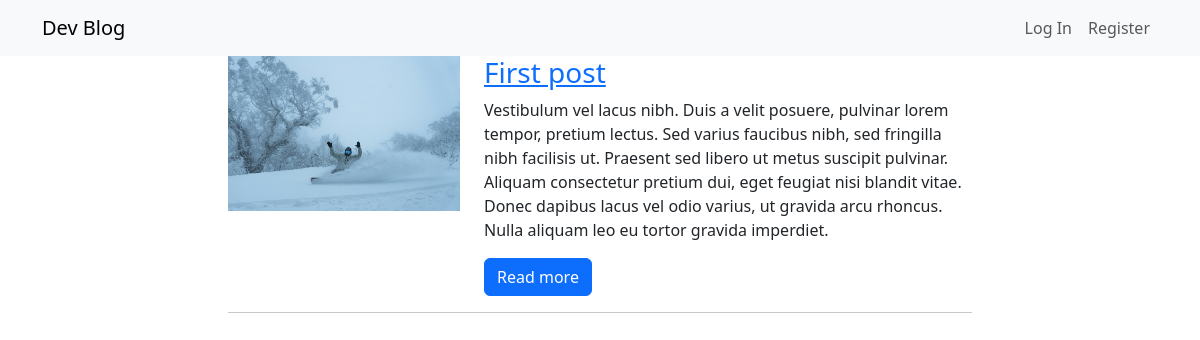
Before: / with the older database file.
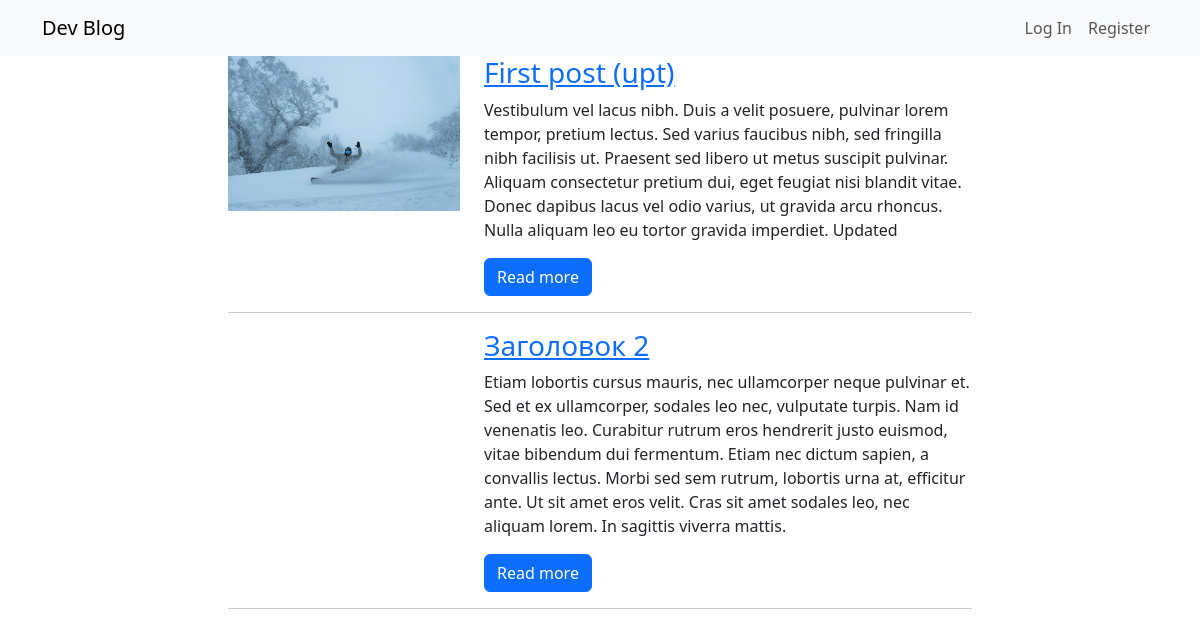
After: the same page with the newer database file.
### tables this page shows
CREATE TABLE posts (
    id INTEGER PRIMARY KEY AUTOINCREMENT,
    title VARCHAR(255) NOT NULL,
    image VARCHAR(255) NOT NULL,
    slug VARCHAR(100) UNIQUE NOT NULL,
    body TEXT NOT NULL,
    publish DATE NULL,
    user_id INTEGER NOT NULL,
    FOREIGN KEY (user_id) REFERENCES users (id)
);

### app/blog/views.py (the view)
@bp.route('/')
def posts():
    db = get_db()
    posts_list = db.execute("""--sql
    SELECT * FROM posts""").fetchall()
    return render_template('index.html', posts=posts_list)

### app/db.py (called while the page is built)
def get_db():
    if 'db' not in g:
        g.db = sqlite3.connect(
            current_app.config['DATABASE'],
            detect_types=sqlite3.PARSE_DECLTYPES
        )
        g.db.row_factory = sqlite3.Row
    return g.db

### app/users/views.py (called while the page is built)
@bp.before_app_request
def load_logged_in_user():
    user_id = session.get('user_id')
    if user_id is None:
        g.user = None
    else:
        db = get_db()
        user = db.execute("""--sql
        SELECT * FROM users WHERE id = ?""", (user_id,)).fetchone()
        g.user = user

### app/templates/index.html
{% extends "layout.html" %}
{% block content %}
<div class="container">
    <div class="col-md-8 offset-md-2">
        {% for post in posts %}
        <div class="row">
            <div class="col-md-4">
                <img src="{{ url_for('uploads', filename=post.image) }}" alt="" class="img-fluid">
            </div>
            <div class="col-md-8">
                <h3><a href="{{ url_for('blog.post_detail', slug=post.slug) }}">{{ post.title }}</a></h3>
                <p>{{ post.body }}</p>
                <a href="{{ url_for('blog.post_detail', slug=post.slug) }}" class="btn btn-primary">Read more</a>
            </div>
        </div>
            <hr>
        {% endfor %}
    </div>
</div>
{% endblock content %}

### app/templates/layout.html (shortened to what this page needs)
<!doctype html>
<html lang="en">
<head>
    <link href="https://cdn.jsdelivr.net/npm/bootstrap@5.3.3/dist/css/bootstrap.min.css" rel="stylesheet">
</head>
<body>
    <nav class="navbar navbar-expand-lg bg-body-tertiary">
      <div class="container">
        <a class="navbar-brand" href="{{ url_for('blog.posts') }}">Dev Blog</a>
        <div class="collapse navbar-collapse" id="navbarNav">
          <ul class="navbar-nav ms-auto">
            {% if g.user %}
              <li class="nav-item">
                <a class="nav-link" href="{{ url_for('users.logout') }}">Log Out</a>
              </li>
                {% if post %}
                    <li class="nav-item">
                      <a class="nav-link btn btn-warning" href="{{ url_for('blog.post_update', slug=post.slug) }}">Edit Post</a>
                    </li>
                {% else %}
                    <li class="nav-item">
                      <a class="nav-link btn btn-primary" href="{{ url_for('blog.post_create') }}">Create Post</a>
                    </li>
                {% endif %}
              {% else %}
            <li class="nav-item">
              <a class="nav-link" href="{{ url_for('users.login') }}">Log In</a>
            </li>
            <li class="nav-item">
              <a class="nav-link btn btn-primary" href="{{ url_for('users.register') }}">Register</a>
            </li>
              {% endif %}
          </ul>
        </div>
      </div>
    </nav>
    {% block content %}
    {% endblock content %}
</body>
</html>

Changed rows visible on the page:
changed posts: title "First post" → "First post (upt)"; body "…eu tortor gravida imperdiet." → "…eu tortor gravida imperdiet. Updated"
added posts: title "Заголовок 2", body "Etiam lobortis cursus mauris, nec ullamcorper neque pulvinar et. Sed et ex ullamcorper, sodales leo nec, vulputate turpis. Nam id venenatis leo. Curabitur rutrum eros hendrerit justo euismod, vitae bibendum dui fermentum. Etiam nec dictum sapien, a convallis lectus. Morbi sed sem rutrum, lobortis urna at, efficitur ante. Ut sit amet eros velit. Cras sit amet sodales leo, nec aliquam lorem. In sagittis viverra mattis."
